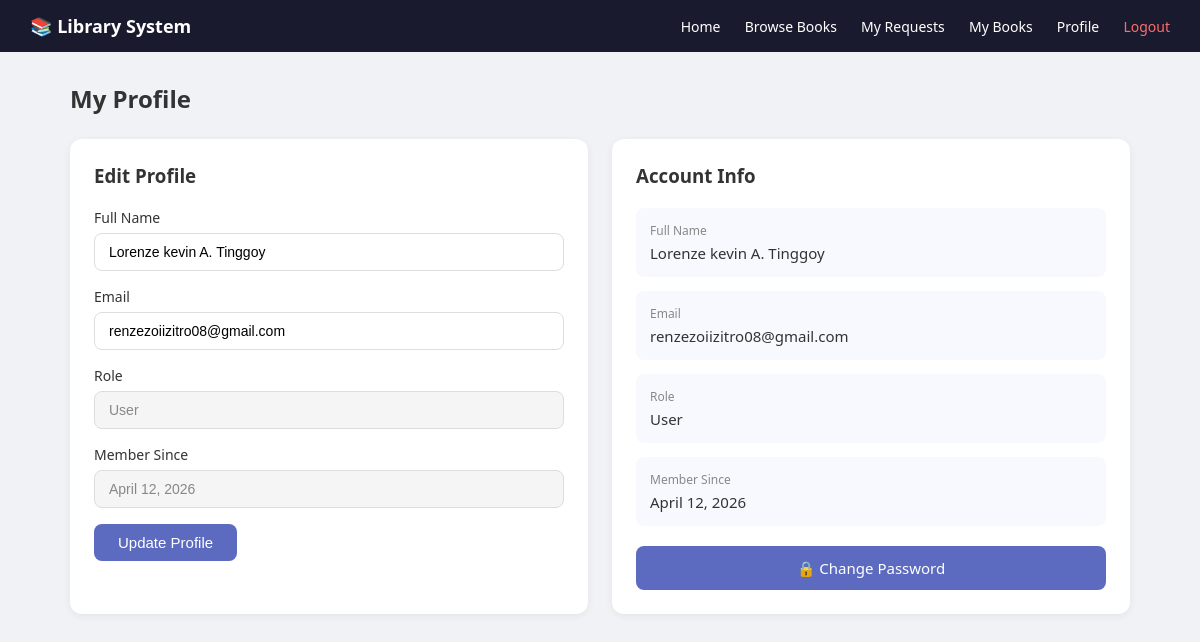
Screenshot of /profile.php (signed in) with the database file from the repository.
### tables this page shows
CREATE TABLE `users` (
  `id` int(11) NOT NULL,
  `name` varchar(100) NOT NULL,
  `email` varchar(100) NOT NULL,
  `password` varchar(255) NOT NULL,
  `role` enum('admin','user') DEFAULT 'user',
  `created_at` timestamp NOT NULL DEFAULT current_timestamp()
);

### profile.php (the view, shortened to what this page needs)
<?php
require 'includes/db_connect.php';
$user_id = $_SESSION['user_id'];
$sql  = "SELECT * FROM users WHERE id = ?";
$stmt = mysqli_prepare($conn, $sql);
mysqli_stmt_bind_param($stmt, "i", $user_id);
mysqli_stmt_execute($stmt);
$user = mysqli_fetch_assoc(mysqli_stmt_get_result($stmt));
?>
<!DOCTYPE html>
<html lang="en">
<head>
    <link rel="stylesheet" href="css/style.css">
</head>
<body>
<nav class="navbar">
    <span style="font-weight:600; font-size:18px;">📚 Library System</span>
    <div>
        <a href="user_dashboard.php">Home</a>
        <a href="brows_books.php">Browse Books</a>
        <a href="borrow_request.php">My Requests</a>
        <a href="my_borrowed.php">My Books</a>
        <a href="profile.php">Profile</a>
        <a href="logout.php" style="color:#ff6b6b;">Logout</a>
    </div>
</nav>
<div class="container">
    <h2 style="margin-bottom:24px;">My Profile</h2>
    <div style="display:grid; grid-template-columns:1fr 1fr; gap:24px;">
        <div class="table-box">
            <h3 style="margin-bottom:20px;">Edit Profile</h3>
            <form method="POST">
                <div class="form-group">
                    <label>Full Name</label>
                    <input type="text" name="name" required
                        value="<?= htmlspecialchars($user['name']) ?>">
                </div>
                <div class="form-group">
                    <label>Email</label>
                    <input type="email" name="email" required
                        value="<?= htmlspecialchars($user['email']) ?>">
                </div>
                <div class="form-group">
                    <label>Role</label>
                    <input type="text" value="<?= ucfirst($user['role']) ?>" disabled
                        style="background:#f5f5f5; color:#888;">
                </div>
                <div class="form-group">
                    <label>Member Since</label>
                    <input type="text" value="<?= date('F d, Y', strtotime($user['created_at'])) ?>" disabled
                        style="background:#f5f5f5; color:#888;">
                </div>
                <button type="submit" name="update_profile" class="btn-primary"
                    style="width:auto; padding:10px 24px;">
                    Update Profile
                </button>
            </form>
        </div>
        <div class="table-box">
            <h3 style="margin-bottom:20px;">Account Info</h3>
            <div style="margin-bottom:14px; padding:14px; background:#f8f9ff; border-radius:8px;">
                <p style="font-size:12px; color:#888; margin-bottom:4px;">Full Name</p>
                <p style="font-size:15px; font-weight:500; color:#333;"><?= htmlspecialchars($user['name']) ?></p>
            </div>
            <div style="margin-bottom:14px; padding:14px; background:#f8f9ff; border-radius:8px;">
                <p style="font-size:12px; color:#888; margin-bottom:4px;">Email</p>
                <p style="font-size:15px; font-weight:500; color:#333;"><?= htmlspecialchars($user['email']) ?></p>
            </div>
            <div style="margin-bottom:14px; padding:14px; background:#f8f9ff; border-radius:8px;">
                <p style="font-size:12px; color:#888; margin-bottom:4px;">Role</p>
                <p style="font-size:15px; font-weight:500; color:#333;"><?= ucfirst($user['role']) ?></p>
            </div>
            <div style="margin-bottom:20px; padding:14px; background:#f8f9ff; border-radius:8px;">
                <p style="font-size:12px; color:#888; margin-bottom:4px;">Member Since</p>
                <p style="font-size:15px; font-weight:500; color:#333;"><?= date('F d, Y', strtotime($user['created_at'])) ?></p>
            </div>
            <a href="change_password.php"
                style="display:block; text-align:center; padding:12px; background:#5c6bc0; color:white; border-radius:8px; text-decoration:none; font-size:15px;">
                🔒 Change Password
            </a>
        </div>
    </div>
</div>
</body>
</html>

### css/style.css (style rules this page uses)
* { margin: 0; padding: 0; box-sizing: border-box; }
body { font-family: 'Segoe UI', sans-serif; background: #f0f2f5; color: #333; }
.form-group { margin-bottom: 16px; }
.form-group label { display: block; margin-bottom: 6px; font-size: 14px; font-weight: 500; }
.form-group input { width: 100%; padding: 10px 14px; border: 1px solid #ddd; border-radius: 8px; font-size: 14px; transition: border 0.2s; }
.btn-primary { width: 100%; padding: 12px; background: #5c6bc0; color: white; border: none; border-radius: 8px; font-size: 15px; cursor: pointer; transition: background 0.2s; }
.navbar { background: #1a1a2e; color: white; padding: 14px 30px; display: flex; justify-content: space-between; align-items: center; }
.navbar a { color: white; text-decoration: none; margin-left: 20px; font-size: 14px; }
.container { max-width: 1100px; margin: 30px auto; padding: 0 20px; }
.table-box { background: white; padding: 24px; border-radius: 12px; box-shadow: 0 2px 8px rgba(0,0,0,0.06); }

### rows the page displays
users: name "Lorenze kevin A. Tinggoy", email "renzezoiizitro08@gmail.com", role "User", created_at "April 12, 2026"
